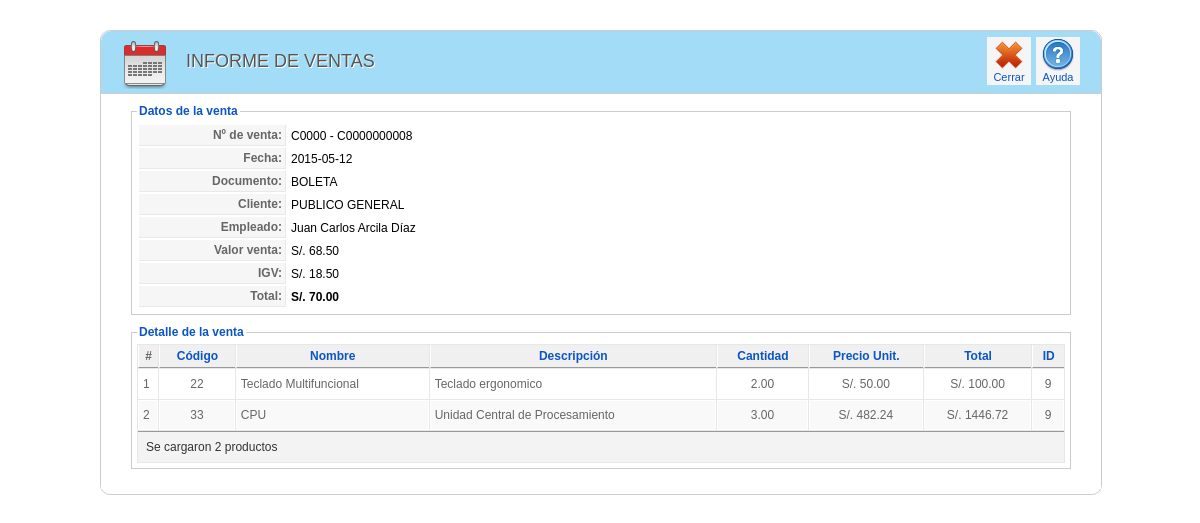
Screenshot of /reportes/reporte_ventas/1_rpt_ventaporfecha_detalle.php?idventa=9 (signed in) with the database file from the repository.
### tables this page shows
CREATE TABLE IF NOT EXISTS `venta` (
  `IdVenta` int(11) NOT NULL AUTO_INCREMENT,
  `IdTipoDocumento` int(11) NOT NULL,
  `IdCliente` int(11) NOT NULL,
  `IdEmpleado` int(11) NOT NULL,
  `Serie` varchar(5) DEFAULT NULL,
  `Numero` varchar(20) DEFAULT NULL,
  `Fecha` date NOT NULL,
  `TotalVenta` decimal(8,2) NOT NULL,
  `Igv` decimal(8,2) NOT NULL,
  `TotalPagar` decimal(8,2) NOT NULL,
  `Estado` varchar(30) NOT NULL,
  PRIMARY KEY (`IdVenta`),
  KEY `fk_Venta_TipoDocumento1_idx` (`IdTipoDocumento`),
  KEY `fk_Venta_Cliente1_idx` (`IdCliente`),
  KEY `fk_Venta_Empleado1_idx` (`IdEmpleado`)
);

CREATE TABLE IF NOT EXISTS `tipodocumento` (
  `IdTipoDocumento` int(11) NOT NULL AUTO_INCREMENT,
  `Descripcion` varchar(80) NOT NULL,
  PRIMARY KEY (`IdTipoDocumento`)
);

CREATE TABLE IF NOT EXISTS `cliente` (
  `IdCliente` int(11) NOT NULL AUTO_INCREMENT,
  `Nombre` varchar(100) NOT NULL,
  `Ruc` varchar(11) DEFAULT NULL,
  `Dni` varchar(8) DEFAULT NULL,
  `Direccion` varchar(50) DEFAULT NULL,
  `Telefono` varchar(15) DEFAULT NULL,
  `Obsv` text,
  `Usuario` varchar(30) DEFAULT NULL,
  `Contrasena` varchar(10) DEFAULT NULL,
  PRIMARY KEY (`IdCliente`)
);

CREATE TABLE IF NOT EXISTS `detalleventa` (
  `IdVenta` int(11) NOT NULL,
  `IdProducto` int(11) NOT NULL,
  `Cantidad` decimal(8,2) NOT NULL,
  `Costo` decimal(8,2) NOT NULL,
  `Precio` decimal(8,2) NOT NULL,
  `Total` decimal(8,2) NOT NULL,
  KEY `fk_DetalleVenta_Producto1_idx` (`IdProducto`),
  KEY `fk_DetalleVenta_Venta1_idx` (`IdVenta`)
);

CREATE TABLE IF NOT EXISTS `producto` (
  `IdProducto` int(11) NOT NULL AUTO_INCREMENT,
  `Codigo` varchar(50) DEFAULT NULL,
  `Nombre` varchar(100) NOT NULL,
  `Descripcion` text,
  `Stock` decimal(8,2) DEFAULT NULL,
  `StockMin` decimal(8,2) DEFAULT NULL,
  `PrecioCosto` decimal(8,2) DEFAULT NULL,
  `PrecioVenta` decimal(8,2) DEFAULT NULL,
  `Utilidad` decimal(8,2) DEFAULT NULL,
  `Estado` varchar(30) NOT NULL,
  `Imagen` varchar(100) DEFAULT NULL,
  `IdCategoria` int(11) NOT NULL,
  PRIMARY KEY (`IdProducto`),
  KEY `fk_Producto_Categoria_idx` (`IdCategoria`)
);

### clases/clsVenta.php (called while the page is built, shortened)
<?php
@include_once("clsConexion.php");
class clsVenta{
function consultarVentaPorParametro($criterio,$busqueda){
   $con = new clsConexion;
   if($con->conectarse()==true){
     $query = "CALL SP_S_VentaPorParametro('$criterio','$busqueda')";
	 $result = @mysql_query($query);
	 if (!$result)
	   return false;
	 else
	   return $result;
   }
}
}
?>

### clases/clsConexion.php (called while the page is built, shortened)
<?php
class clsConexion{
	 function conectarse() {
		   return true;
	 }
}
?>

### clases/clsDetalleVenta.php (called while the page is built, shortened)
<?php
include_once("clsConexion.php");
class clsDetalleVenta{
 function consultarDetalleVentaPorParametro($criterio,$busqueda){
   $con = new clsConexion;
   if($con->conectarse()==true){
     $query = "CALL SP_S_DetalleVentaPorParametro('$criterio','$busqueda')";
	 $result = @mysql_query($query);
	 if (!$result)
	   return false;
	 else
	   return $result;
   }
 }
}
?>

### reportes/reporte_ventas/1_rpt_ventaporfecha_detalle.php (the view, shortened to what this page needs)
<html>
<head>
<link href="../../css/general.css" rel="stylesheet" type="text/css">
<link href="../../css/icon.css" rel="stylesheet" type="text/css">
</head>
<body>
<?php
    if(isset($_SESSION["usuario"])){
?>
<?php
include_once("../../clases/clsVenta.php");
$idventa=$_GET['idventa'];
$objVenta = new clsVenta;
$result=$objVenta->consultarVentaPorParametro('id',$idventa);
while($row=@mysql_fetch_array($result)){
		$tipodoc=$row["TipoDocumento"];
		$cliente=$row["Cliente"];
		$empleado=$row["Empleado"];
		$serie=$row["Serie"];
		$numero=$row["Numero"];
		$fecha=$row["Fecha"];
		$totalventa=$row["TotalVenta"];
		$igv=$row["Igv"];
		$totalpagar=$row["TotalPagar"];
}
?>
<div class="wrapper">
<div class="block">
    <div class="block_head">
    	<div class="imagen_head"><img src="../../img/header/rpt_venta_fecha.png" width="48" height="48"></div>
    	<div class="titulo_head">INFORME DE VENTAS</div>
 <div class="toolbar" id="toolbar">
            <table class="toolbar">
            	<tbody>
                	<tr>
                    <td>
                        <a href="1_rpt_ventaporfecha.php" class="toolbar">
                        <span class="icon-32-cancelar" title="Cerrar">
                        </span>
                        Cerrar
                        </a>
                    </td>
                    <td>
                        <a href="#" class="toolbar">
                        <span class="icon-32-ayuda" title="Ayuda">
                        </span>
                        Ayuda
                        </a>
                    </td>
                    </tr>
            	</tbody>
            </table>
        </div>
    </div>
    <div class="block_content">
        <fieldset class="adminform">
        <legend>Datos de la venta</legend>
        <table class="admintable">
            <tr>
                <td width="100" class="key">Nº de venta:</td>
                <td><?php echo $serie." - ".$numero?></td>
            </tr>
            <tr>
                <td class="key">Fecha:</td>
                <td><?php echo $fecha?></td>
            </tr>
            <tr>
                <td class="key">Documento:</td>
                <td><?php echo $tipodoc?></td>
            </tr>
            <tr>
                <td class="key">Cliente:</td>
                <td><?php echo $cliente?></td>
            </tr>
            <tr>
                <td class="key">Empleado:</td>
                <td><?php echo $empleado?></td>
            </tr>
            <tr>
                <td class="key">Valor venta:</td>
                <td><?php echo "S/. ".$totalventa?></td>
            </tr>
            <tr>
                <td class="key">IGV:</td>
                <td><?php echo "S/. ".$igv?></td>
            </tr>
            <tr>
                <td class="key">Total:</td>
                <td><?php echo "<b>S/. ".$totalpagar."</b>"?></td>
            </tr>
        </table>
        </fieldset>
<fieldset class="adminform">
<legend>Detalle de la venta</legend>
<table class="adminlist" cellspacing="1">
<thead>
<tr>
	<th>#</th>
	<th><a href="#">Código</a></th>
   	<th><a href="#">Nombre</a></th>
   	<th><a href="#">Descripción</a></th>
	<th><a href="#">Cantidad</a></th>
	<th><a href="#">Precio Unit.</a></th>
	<th><a href="#">Total</a></th>
	<th><a href="#">ID</a></th>
</tr>
</thead>
<tbody class="adminlist">
<?php
include_once("../../clases/clsDetalleVenta.php");
$objDetalle = new clsDetalleVenta;
$result_det=$objDetalle->consultarDetalleVentaPorParametro('id',$idventa);
$c=0;
$i=0;
while($row=mysql_fetch_array($result_det)){
	$i=$i+1;
	if ($c==1){
	echo "<tr class='row1'>";
		$c=2;
	}else{
	    	echo "<tr class='row0'>";
		$c=1;
	}
	echo "<td width='10'>".$i."</td>";
	echo "<td align='center'>".$row['Codigo']."</td>";
	echo "<td>".$row['Nombre']."</td>";
	echo "<td>".$row['Descripcion']."</td>";
	echo "<td align='center'>".$row['Cantidad']."</td>";
	echo "<td align='center'>"."S/. ".$row['Precio']."</td>";
	echo "<td align='center'>"."S/. ".$row['Total']."</td>";
	echo "<td align='center'>".$row['IdVenta']."</td>";
	echo "</tr>";
}
?>
</tbody>
		<tfoot>
			<tr>
				<td colspan="13">
               <div align="left" style="padding:4px 0px 4px 4px;"><?php echo "Se cargaron ".$i." productos" ?></div>
                </td>
			</tr>
		</tfoot>
</table>
</fieldset>
</div>
</div>
</div>
<?php
    } else {
        header("Location:../../index.php");
    }
?>
</body>
</html>

### css/general.css (style rules this page uses)
body { margin: 10px; padding: 0; background-image: url(../img/fondo.png); background-repeat: repeat; padding-bottom: 1px; font-size: 11px; }
body, td, th { font-family: Arial, Helvetica, sans-serif; font-size:12px; }
a:link { color: #0B55C4; text-decoration: none; }
fieldset { margin-bottom: 10px; border: 1px #ccc solid; padding: 5px; text-align: left; }
legend { color: #0B55C4; font-size: 12px; font-weight: bold; }
fieldset.adminform { border: 1px solid #ccc; margin: 0 10px 10px 10px; }
table.adminlist { width: 100%; border-spacing: 1px; background-color: #e7e7e7; color: #666; font-size:12px; }
table.adminlist td, table.adminlist th { padding: 4px; }
table.adminlist thead th { text-align: center; background: #f0f0f0; color: #666; border-bottom: 1px solid #999; border-left: 1px solid #fff; }
table.adminlist tbody tr { background-color: #fff; text-align: left; }
table.adminlist tbody tr.row1 { background: #f9f9f9; border-top: 1px solid #fff; }
table.adminlist tbody tr td { height: 30px; background: #fff; border: 1px solid #fff; }
table.adminlist tbody tr.row1 td { background: #f9f9f9; border-top: 1px solid #FFF; }
table.adminlist tfoot tr { text-align: center; color: #333; }
table.adminlist tfoot td, table.adminlist tfoot th { background-color: #f3f3f3; border-top: 1px solid #999; text-align: center; }
table.admintable td { padding: 3px; }
table.admintable td.key, table.admintable td.paramlist_key { background-color: #f6f6f6; text-align: right; width: 140px; color: #666; font-weight: bold; font-size: 12px; border-bottom: 1px solid #e9e9e9; border-right: 1px solid #e9e9e9; }
.block { width:1000px; padding-bottom: 5px; margin-bottom: 25px; clear: both; border-radius: 10px; background-color:#fff; border: solid 1px #CCCCCC; }
.wrapper { width:1000px; margin:0 auto; padding-top: 20px; }
.block .block_content { overflow: hidden; background: #fff; width:960px; border-top: 1px solid #CECECE; padding: 10px 20px 10px; }
.block .block_head { height:62px; background-color: rgba(1, 159, 230, 0.36); -moz-border-radius: 10px 10px 0px 0px; -o-border-radius: 10px 10px 0px 0px; -webkit-border-radius: 10px 10px 0px 0px; -ms-border-radius: 10px 10px 0px 0px; overflow:visible; }
.block .titulo_head { height:25px; width:auto; float:left; font-family: "Titillium999", "Trebuchet MS", Arial, sans-serif; font-size: 18px; font-weight: normal; text-transform: uppercase; color: #555; text-shadow: 1px 1px 0 #fff; margin-left: 15px; padding-top:20px; }
.block .imagen_head { height:25px; width:50; float:left; margin-left: 20px; padding-top:10px; }
div.toolbar { float: right; text-align: right; padding: 0; margin-right: 20px; margin-top:5px; }
table.toolbar { border-collapse: collapse; padding: 0; margin: 0; }
table.toolbar td { padding: 1px 1px 1px 4px; text-align: center; color: #666; height: 48px; }
table.toolbar span { float: none; width: 32px; height: 32px; margin: 0 auto; display: block; }
table.toolbar a { display: block; float: left; background:#F5F5F5; white-space: nowrap; border: 1px solid #F5F5F5; padding: 1px 5px; cursor: pointer; font-size:11px; }

### rows the page displays
venta: Serie "C0000", Numero "C0000000008", Fecha "2015-05-12", IdTipoDocumento.Descripcion "BOLETA", IdCliente.Nombre "PUBLICO GENERAL", TotalVenta "68.50", Igv "18.50", TotalPagar "70.00"
detalleventa: IdProducto.Codigo "22", IdProducto.Nombre "Teclado Multifuncional", IdProducto.Descripcion "Teclado ergonomico", Cantidad "2.00", Precio "50.00", Total "100.00", IdVenta "9"
detalleventa: IdProducto.Codigo "33", IdProducto.Nombre "CPU", IdProducto.Descripcion "Unidad Central de Procesamiento", Cantidad "3.00", Precio "482.24", Total "1446.72", IdVenta "9"

### other values shown
$empleado "Juan Carlos Arcila Díaz"
$i "2"
